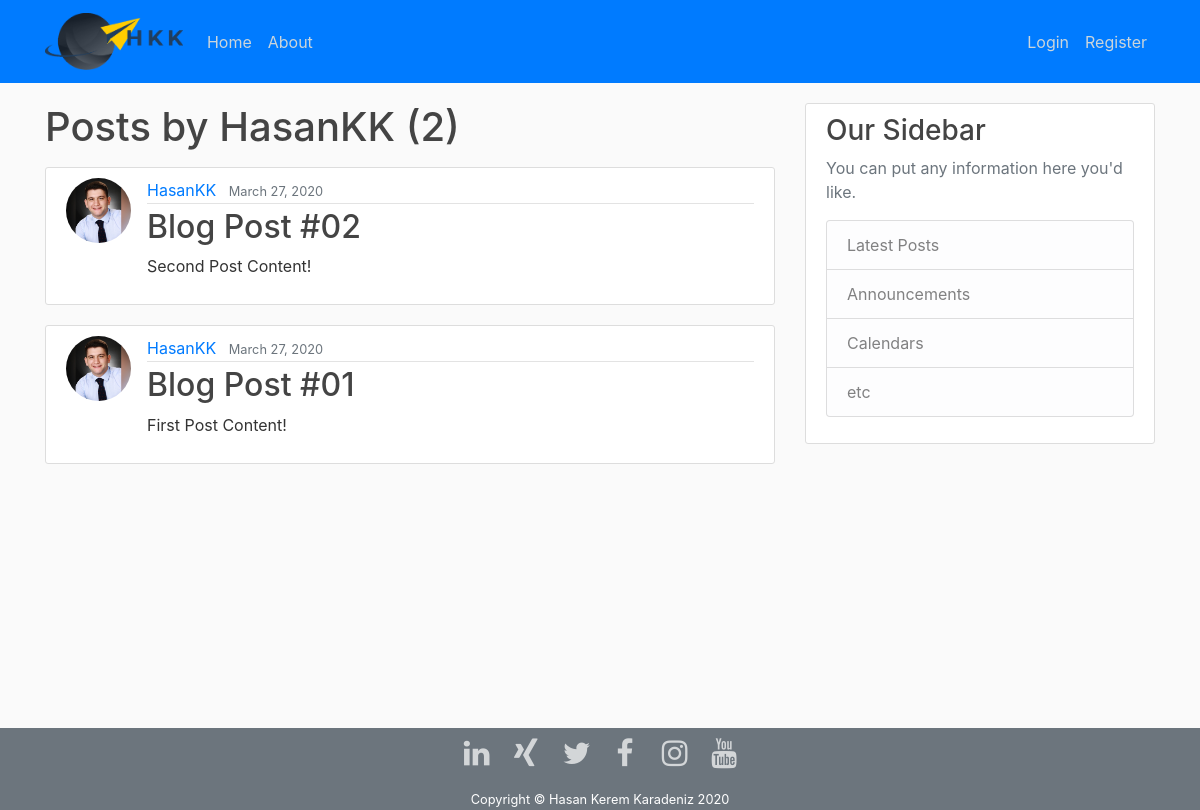
The app's page /user/HasanKK, older data.
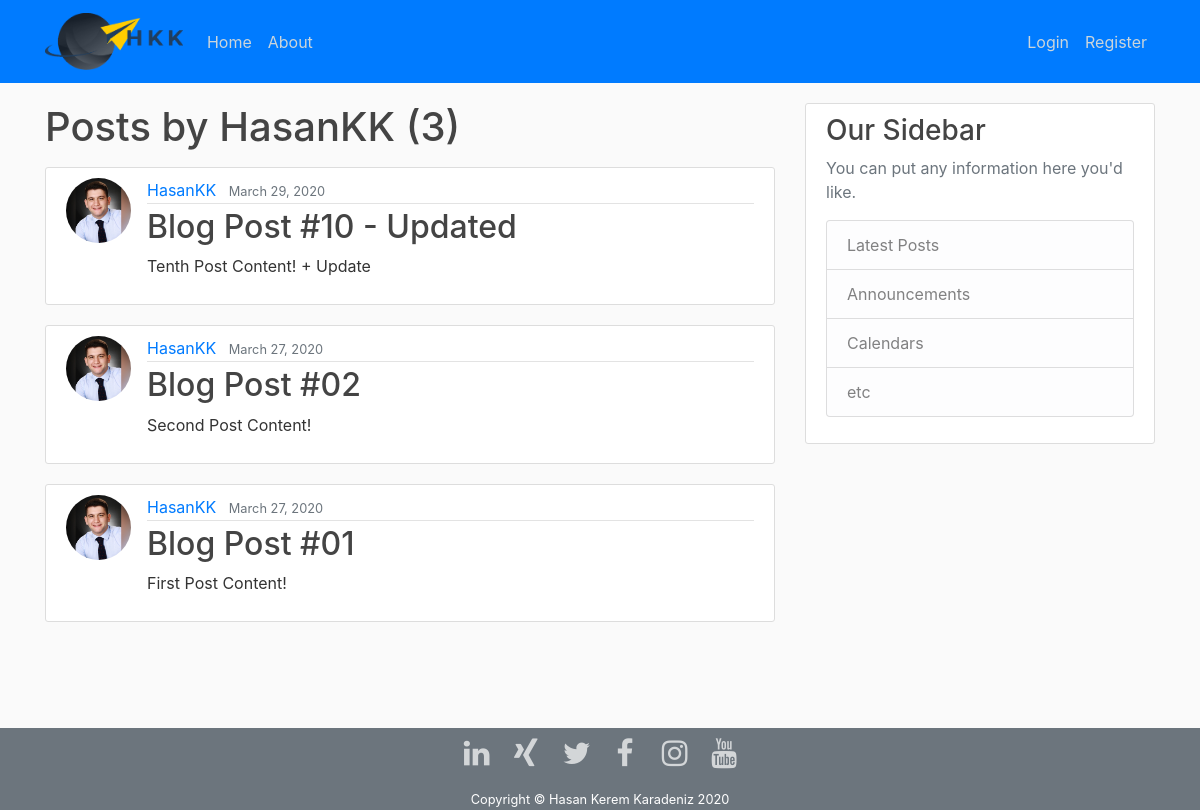
The same page, newer data.
### blog/models.py (models this page shows, shortened)
class Post(models.Model):
    title = models.CharField(max_length=100)
    content = models.TextField()
    date_posted = models.DateTimeField(default=timezone.now)
    author = models.ForeignKey(User, on_delete=models.CASCADE)

### users/models.py (models this page shows, shortened)
class Profile(models.Model):
    user = models.OneToOneField(User, on_delete=models.CASCADE)
    image = models.ImageField(default='default.jpg', upload_to='profile_pics')

### blog/views.py (the view)
# urls.py: path('user/<str:username>', UserPostListView.as_view(), name='user-posts'),
class UserPostListView(ListView):
    model = Post
    template_name = 'blog/user_posts.html'    # <app>/<model>_<viewtype>.html
    context_object_name = 'posts'
    paginate_by = 5
    def get_queryset(self):
        user = get_object_or_404(User, username=self.kwargs.get('username'))
        return Post.objects.filter(author=user).order_by('-date_posted')

### blog/templates/blog/user_posts.html (shortened to what this page needs)
{% extends "blog/base.html" %}
{% block content %}
    <h1 class="mb-3"> Posts by {{ view.kwargs.username }} ({{ page_obj.paginator.count }})</h1>
    {% for post in posts %}
        <article class="media content-section">
            <img class="rounded-circle article-img" src="{{ post.author.profile.image.url }}">
            <div class="media-body">
                <div class="article-metadata">
                    <a class="mr-2" href="{% url 'user-posts' post.author.username %}">{{ post.author }}</a>
                    <small class="text-muted">{{ post.date_posted|date:"F d, Y" }}</small>
                </div>
                <h2><a class="article-title" href="{% url 'post-detail' post.id %}">{{ post.title }}</a></h2>
                <p class="article-content">{{ post.content }}</p>
            </div>
        </article>
    {% endfor %}
{% endblock %}

Row changes from the older to the newer data that the page shows:
now on this page (row edited): Post: author.profile.image (picture), author "HasanKK", date_posted "March 29, 2020", title "Blog Post #10 - Updated", content "Tenth Post Content! + Update"
Text that changed along with them:
{{ page_obj.paginator.count }}: "2" → "3"
